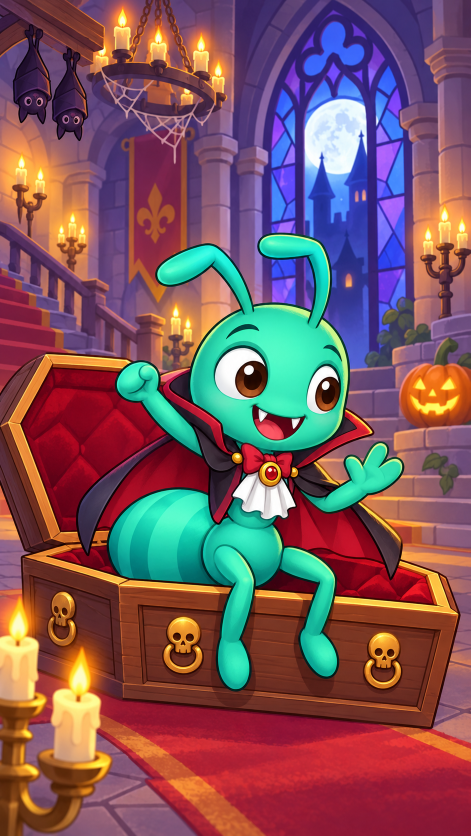
#> input picture GeneratedArt/ant_castle_vampire_raw.png, 941 x 1672 px (shown at 1/2 size)
$ python lowpoly_seamless.py --ref ../../GeneratedArt/ant_castle_vampire_raw.png --out out.png
#> lines starting #> are read from the running program, lines starting #| are printed output that depends on the picture
"""Tạo pattern low-poly seamless (tile 4 phía) với dải màu lấy từ ảnh tham chiếu.

Điểm được rải Poisson-disk trên mặt xuyến [0,1)^2, nhân bản 3x3 rồi Delaunay,
nên lưới tam giác tuần hoàn -> ảnh ra khớp mép tuyệt đối khi lặp.
Mỗi mặt tô gradient tuyến tính theo hướng ngẫu nhiên, màu tra từ ramp
(xanh đậm -> trắng) xây theo phân phối độ sáng của ảnh tham chiếu.

python lowpoly_seamless.py --ref ref.webp --out out.png --size 1024 --points 300
"""
import argparse

import numpy as np
from PIL import Image
from scipy.spatial import Delaunay


def poisson_torus(r, rng, k=30):
    """Bridson Poisson-disk trên mặt xuyến đơn vị (khoảng cách tính có wrap)."""
    n = int(np.ceil(np.sqrt(2) / r))
    cell = 1.0 / n
    grid = -np.ones((n, n), int)
    pts, active = [], []

    def add(p):
        grid[int(p[1] / cell) % n, int(p[0] / cell) % n] = len(pts)
        pts.append(p)
        active.append(len(pts) - 1)

    add(rng.random(2))
    reach = int(np.ceil(r / cell))
    while active:
        i = active[rng.integers(len(active))]
        for _ in range(k):
            ang = rng.random() * 2 * np.pi
            rad = r * (1 + rng.random())
            q = (pts[i] + rad * np.array([np.cos(ang), np.sin(ang)])) % 1.0
            gx, gy = int(q[0] / cell) % n, int(q[1] / cell) % n
            ok = True
            for dy in range(-reach, reach + 1):
                for dx in range(-reach, reach + 1):
                    j = grid[(gy + dy) % n, (gx + dx) % n]
                    if j >= 0:
                        d = np.abs(pts[j] - q)
                        d = np.minimum(d, 1 - d)
                        if d @ d < r * r:
                            ok = False
                            break
                if not ok:
                    break
            if ok:
                add(q)
                break
        else:
            active.remove(i)
    return np.array(pts)


def color_ramp(ref_path, steps=33, border=8):
    """Màu trung bình theo từng phân vị độ sáng (index 0 = đậm nhất, cuối = sáng nhất),
    kèm hướng + độ lệch chuẩn của sắc độ (xanh ngả cyan / ngả xám) ở cùng độ sáng."""
#> called with steps = 33, border = 8
    a = np.asarray(Image.open(ref_path).convert("RGB"), dtype=np.float64)
    a = a[border:-border, border:-border].reshape(-1, 3)
    a = a[np.argsort(a.mean(1))]
    n, win = len(a), len(a) // (steps * 2)
#> n = 1531800; win = 23209
    ramp = []
    for q in np.linspace(0, 1, steps):
        c = int(q * (n - 1))
        ramp.append(a[max(0, c - win):c + win + 1].mean(0))
#> this loop made 33 passes
#> c on passes 1 to 12: 0, 47868, 95737, 143606, 191474, 239343, 287212, 335081, 382949, 430818, 478687, 526555
#> after the loop, ramp = 33 items, first 6: [20.4, 9.33, 9.53], [45.25, 19.63, 22.64], [82.23, 19.1, 28.81], [96.04, 23.91, 32.41], [102.9, 28.58, 36.44], [101, 33.92, 46.12]

    cs = np.vstack([np.zeros(3), np.cumsum(a, 0)])
    idx = np.arange(n)
    lo, hi = np.clip(idx - win, 0, n), np.clip(idx + win + 1, 0, n)
    res = a - (cs[hi] - cs[lo]) / (hi - lo)[:, None]
    w, v = np.linalg.eigh(np.cov(res.T))
#> w = [5.08, 948.4, 4699.1]; v = [[0.577, 0.205, -0.79], [0.58, -0.785, 0.22], [0.575, 0.585, 0.572]]
    return np.array(ramp), v[:, -1], np.sqrt(w[-1])


def periodic_field(xy, rng, terms=6, max_freq=3):
    """Nhiễu tần số thấp tuần hoàn chu kỳ 1 (tần số nguyên), chuẩn hoá std ~1."""
    f = np.zeros(len(xy))
    for _ in range(terms):
        k = rng.integers(-max_freq, max_freq + 1, 2)
        if not k.any():
            k[0] = 1
        f += np.cos(2 * np.pi * (xy @ k) + rng.random() * 2 * np.pi)
    return f / np.sqrt(terms / 2)


def main():
    ap = argparse.ArgumentParser()
    ap.add_argument("--ref", required=True)
    ap.add_argument("--out", required=True)
    ap.add_argument("--size", type=int, default=1024)
    ap.add_argument("--points", type=int, default=300, help="số đỉnh xấp xỉ trong 1 tile")
    ap.add_argument("--drop", type=float, default=0.15, help="tỉ lệ đỉnh bỏ bớt để kích thước tam giác đa dạng")
    ap.add_argument("--jitter", type=float, default=0.35, help="dịch đỉnh, tính theo bán kính Poisson")
    ap.add_argument("--contrast", type=float, default=0.55, help="biên độ gradient trong mỗi mặt")
    ap.add_argument("--tint", type=float, default=1.0, help="độ lệch sắc độ cyan/xám, tính theo std của ảnh gốc")
    ap.add_argument("--ss", type=int, default=4, help="supersample mỗi chiều (khử răng cưa)")
    ap.add_argument("--seed", type=int, default=7)
    args = ap.parse_args()

    rng = np.random.default_rng(args.seed)
    ramp, tint_dir, tint_std = color_ramp(args.ref)
#> ramp = 33 rows, first 8: [20.4, 9.33, 9.53], [45.25, 19.63, 22.64], [82.23, 19.1, 28.81], [96.04, 23.91, 32.41], [102.9, 28.58, 36.44], [101, 33.92, 46.12], [97.65, 39.5, 54.92], [100.8, 40.89, 59.69]; tint_dir = [-0.79, 0.22, 0.572]; tint_std = 68.55

    # Mật độ Poisson-disk tối đa ~0.69/r^2, bù thêm phần bị drop.
    r = np.sqrt(0.69 / (args.points / (1 - args.drop)))
    pts = poisson_torus(r, rng)
    pts = pts[rng.random(len(pts)) >= args.drop]
    pts = (pts + rng.normal(0, args.jitter * r * 0.5, pts.shape)) % 1.0

    offsets = np.array([(dx, dy) for dy in (-1, 0, 1) for dx in (-1, 0, 1)], float)
    P = np.concatenate([pts + o for o in offsets])
    tri = Delaunay(P)
    verts = P[tri.simplices]  # (M, 3, 2)

    # Các bản sao của cùng một tam giác có cùng trọng tâm mod 1 -> cùng thuộc tính.
    frac = np.round((verts.mean(1) % 1.0) * 1e6).astype(np.int64) % 1000000
    keys, first, canon = np.unique(frac[:, 0] * 1000000 + frac[:, 1], return_index=True, return_inverse=True)
    n_canon = len(keys)
    centroid = verts.mean(1)[first] % 1.0
    theta = rng.random(n_canon) * 2 * np.pi
    u_mid = rng.random(n_canon)  # phân vị độ sáng -> khớp phân phối màu ảnh gốc
    amp = args.contrast * rng.uniform(0.3, 1.0, n_canon)
    # Sắc độ theo mảng lớn (tuần hoàn nên vẫn seamless) + lệch riêng từng mặt.
    tint = args.tint * tint_std * (periodic_field(centroid, rng) + 0.7 * rng.normal(0, 1, n_canon))
#> tint = 614 values, max 230.3 at index 104, min -249.3 at index 306, mean -0.779

    d = np.stack([np.cos(theta), np.sin(theta)], 1)[canon]  # (M, 2)
    pv = np.einsum("mkj,mj->mk", verts, d)
    pmin, pspan = pv.min(1), np.maximum(pv.max(1) - pv.min(1), 1e-9)
    u_mid, amp, tint = u_mid[canon], amp[canon], tint[canon]
#> u_mid = 4800 values, max 0.996 at index 8, min 0.000303 at index 496, mean 0.499; amp = 4800 values, max 0.548 at index 456, min 0.167 at index 470, mean 0.363; tint = 4800 values, max 230.3 at index 21, min -249.3 at index 762, mean 0.188

    S = args.size * args.ss
    xs = (np.arange(S) + 0.5) / S
    img = np.empty((args.size, args.size, 3), np.float32)
    rows = args.ss * 32
    ramp_x = np.linspace(0, 1, len(ramp))
#> ramp_x = 33 values from 0 to 1
    for y0 in range(0, S, rows):
        ys = xs[y0:y0 + rows]
        X, Y = np.meshgrid(xs, ys)
        q = np.stack([X.ravel(), Y.ravel()], 1)
        s = tri.find_simplex(q)
        assert (s >= 0).all(), "điểm mẫu nằm ngoài lưới"
        t = (np.einsum("nj,nj->n", q, d[s]) - pmin[s]) / pspan[s]
        u = np.clip(u_mid[s] + amp[s] * (t - 0.5), 0, 1)
        col = np.stack([np.interp(u, ramp_x, ramp[:, c]) for c in range(3)], 1)
        col += (tint[s] * (1 - 0.6 * u))[:, None] * tint_dir
        col = col.reshape(len(ys) // args.ss, args.ss, args.size, args.ss, 3).mean((1, 3))
        img[y0 // args.ss:(y0 + len(ys)) // args.ss] = col
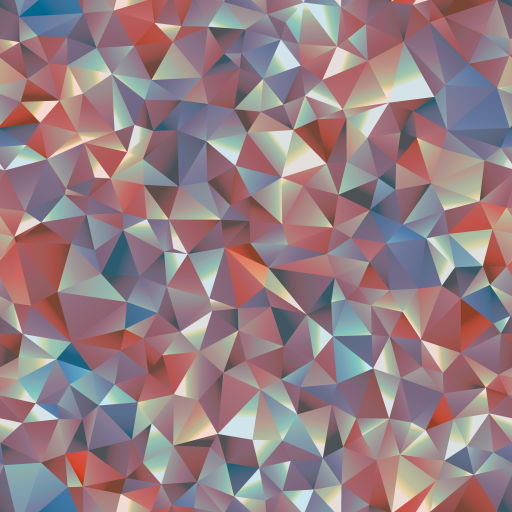
#> img: shape (1024, 1024, 3) float32 (shown at 1/2 size); mean of channels 0, 1, 2 125, 87.7, 96.1; drawn with min black and max white

    Image.fromarray(np.clip(img + 0.5, 0, 255).astype(np.uint8)).save(args.out)
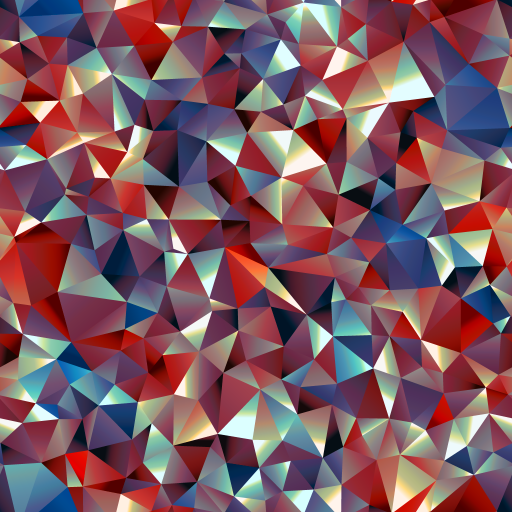
#> saved as out.png: PIL image 1024x1024 RGB (shown at 1/2 size); mean R, G, B 125.5, 87.8, 96.7
    print(f"{args.out}: {len(pts)} verts, {n_canon} tris")


if __name__ == "__main__":
    main()

$ run again, on GeneratedArt/ant_scarecrow_1080x1920.png
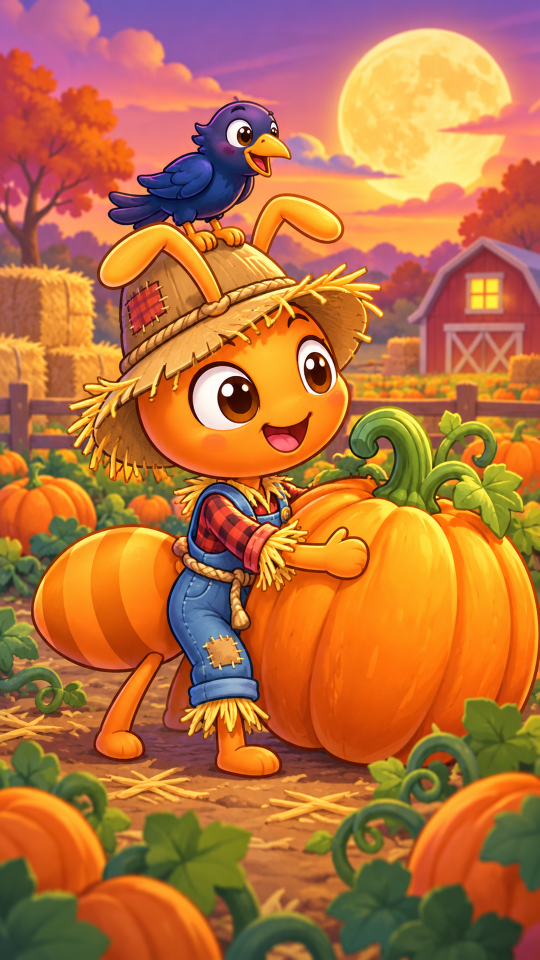
#> input picture GeneratedArt/ant_scarecrow_1080x1920.png, 1080 x 1920 px (shown at 1/2 size)
#> n = 2025856; win = 30694
#> the loop in color_ramp, `for q in np.linspace(0, 1, steps):` made 33 passes
#> c on passes 1 to 8: 0, 63307, 126615, 189923, 253231, 316539, 379847, 443155
#> after the loop in color_ramp, `for q in np.linspace(0, 1, steps):`: ramp = 33 items, first 6: [48.63, 15.73, 14.3], [61.96, 44.73, 34.35], [70.75, 65.2, 42.14], [80.1, 76.38, 46.4], [99.09, 78.05, 43.84], [111.6, 80.94, 44.45]
#> w = [11.12, 613.6, 2508.5]; v = [[0.577, 0.528, -0.624], [0.582, -0.801, -0.139], [0.573, 0.283, 0.769]]
#> in main, `ramp, tint_dir, tint_std = color_ramp(args.ref)`: ramp = 33 rows, first 8: [48.63, 15.73, 14.3], [61.96, 44.73, 34.35], [70.75, 65.2, 42.14], [80.1, 76.38, 46.4], [99.09, 78.05, 43.84], [111.6, 80.94, 44.45], [125.2, 81.48, 44.39], [141.1, 82.39, 41.07]; tint_dir = [-0.624, -0.139, 0.769]; tint_std = 50.08
#> in main, `tint = args.tint * tint_std * (periodic_field(centroid, rng) + 0.7 * r..`: tint = 614 values, max 168.3 at index 104, min -182.2 at index 306, mean -0.569
#> in main, `u_mid, amp, tint = u_mid[canon], amp[canon], tint[canon]`: u_mid = 4800 values, max 0.996 at index 8, min 0.000303 at index 496, mean 0.499; amp = 4800 values, max 0.548 at index 456, min 0.167 at index 470, mean 0.363; tint = 4800 values, max 168.3 at index 21, min -182.2 at index 762, mean 0.138
#> ramp_x = 33 values from 0 to 1
#> after the loop in main, `for y0 in range(0, S, rows):`:
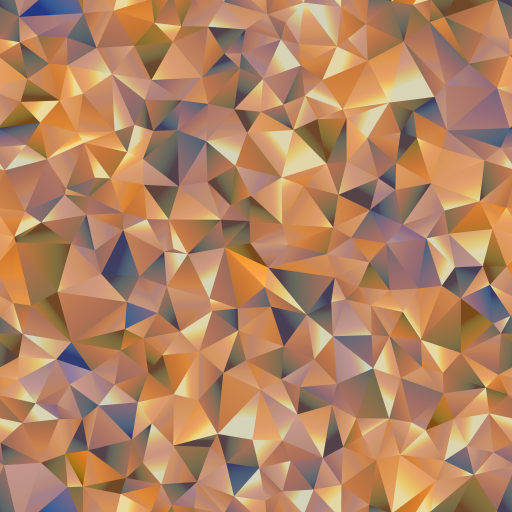
#> img: shape (1024, 1024, 3) float32 (shown at 1/2 size); mean of channels 0, 1, 2 185.2, 114.3, 64; drawn with min black and max white
#> in main, `Image.fromarray(np.clip(img + 0.5, 0, 255).astype(np.uint8)).save(args..`:
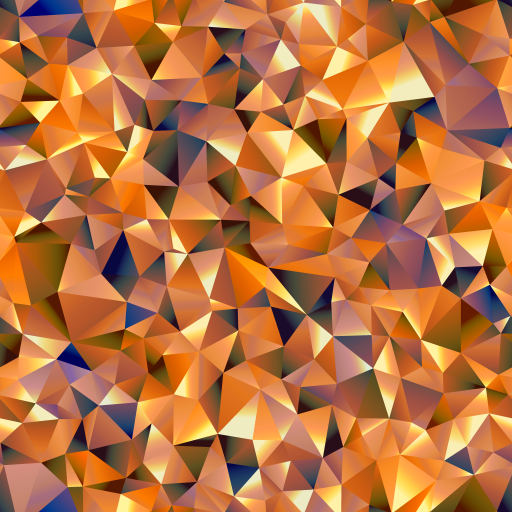
#> saved as out.png: PIL image 1024x1024 RGB (shown at 1/2 size); mean R, G, B 184.6, 114.3, 64.7
